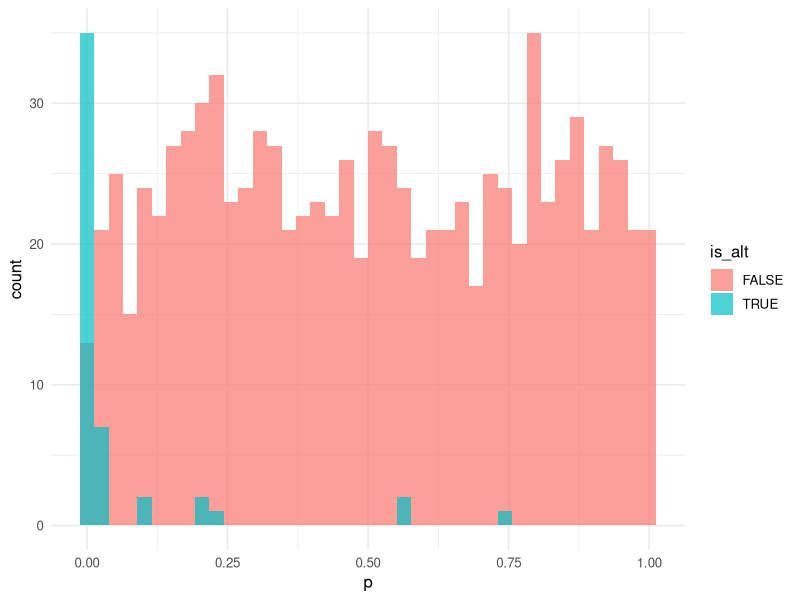

Generate this figure with R:
# ============================================================
# Biostatistics Courses
# Course 4 — Week 4, Session 4: FDR, knockoffs, replication crisis
# ============================================================

# --- 0. Setup --------------------------------------------------
library(tidyverse)
set.seed(42)
theme_set(theme_minimal(base_size = 12))

# --- 1. Hypothesis / Goal --------------------------------------
# Compare uncorrected, Bonferroni, and BH on 1000 tests with
# 50 true alternatives; sketch knockoffs.

# --- 2. Data ---------------------------------------------------
m <- 1000; m1 <- 50
is_alt <- c(rep(TRUE, m1), rep(FALSE, m - m1))
mu <- ifelse(is_alt, 3, 0)
z <- rnorm(m, mu, 1)
p <- 2 * (1 - pnorm(abs(z)))

# --- 3. Visualise ----------------------------------------------
p1 <- tibble(p = p, is_alt = is_alt) |>
  ggplot(aes(p, fill = is_alt)) +
  geom_histogram(bins = 40, position = "identity", alpha = 0.7)
print(p1)

# --- 4. Assumptions --------------------------------------------
# Independent tests (or positive dependence for BH); well-defined
# null distribution.

# --- 5. Conduct / Fit ------------------------------------------
bonf <- p.adjust(p, method = "bonferroni")
bh   <- p.adjust(p, method = "BH")
res <- tibble(
  method = c("raw", "Bonferroni", "BH"),
  discovered = c(sum(p < 0.05), sum(bonf < 0.05), sum(bh < 0.05)),
  true_pos   = c(sum(p[is_alt] < 0.05),
                 sum(bonf[is_alt] < 0.05),
                 sum(bh[is_alt] < 0.05)),
  false_pos  = c(sum(p[!is_alt] < 0.05),
                 sum(bonf[!is_alt] < 0.05),
                 sum(bh[!is_alt] < 0.05))
) |> mutate(fdp = false_pos / pmax(discovered, 1))

# knockoff sketch (not run):
# library(knockoff)
# ko <- knockoff.filter(X, y, fdr = 0.1); ko$selected

# --- 6. Report -------------------------------------------------
print(res)
